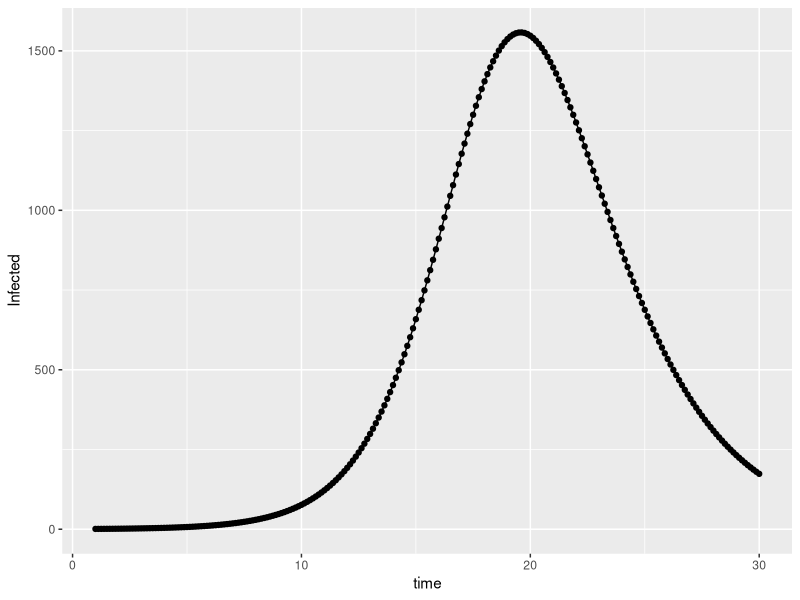

Write R code to recreate this figure.
# Example 2(a) using  deSolve for a system dynamics model
library(deSolve)
library(ggplot2)
library(tidyr)

sir_model <- function (time, stocks, auxs){
  with(as.list(c(stocks, auxs)), {
    Per_Capita_Beta <- Average_Contacts * Infectivity/N
    R0 <- Infectivity * Average_Contacts * Recovery_Delay
    Checksum <- Susceptible + Infected + Recovered
    Force_of_Infection <- Per_Capita_Beta * Infected
    
    IR <- Susceptible * Force_of_Infection
    RR <- Infected/Recovery_Delay
    
    d_Susceptible_dt <- -IR
    d_Infected_dt <- IR - RR
    d_Recovered_dt <- RR
    
    return(list(c(d_Susceptible_dt, d_Infected_dt, d_Recovered_dt), 
                RR = RR, Per_Capita_Beta = Per_Capita_Beta, R0 = R0, 
                Checksum = Checksum, Force_of_Infection = Force_of_Infection, 
                IR = IR, Recovery_Delay = Recovery_Delay, N = N, 
                Average_Contacts = Average_Contacts, 
                Infectivity = Infectivity))
  })
}

simtime <- seq(1,30,0.125)

stocks <- c(Susceptible=9999,
            Infected=1,
            Recovered=0)

params <- c(Recovery_Delay=2.0, 
            N = 10000, 
            Average_Contacts = 10.0, 
            Infectivity = 0.1)

results <- tibble(data.frame(ode(y      = stocks,
                      times  = simtime,
                      func   = sir_model,
                      parms  = params, 
                      method = "euler")))


ggplot(results,aes(x=time,y=Infected))+
  geom_point()+geom_line()
